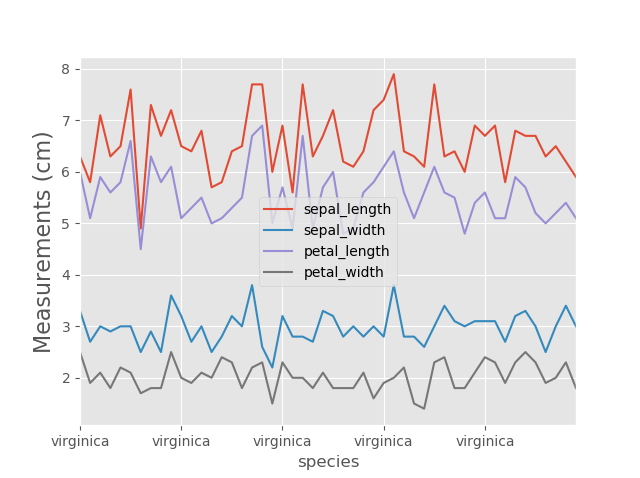

Recreate this plot in Python.
import pandas as pd
#imports pandas as pd

import matplotlib.pyplot as plt
#imports matplotlib as plt



data = pd.read_csv('https://raw.githubusercontent.com/uiuc-cse/data-fa14/gh-pages/data/iris.csv', index_col = 'species')
# read the data from the downloaded CSV file.

data.loc['virginica'].plot()
#data. is an operation that locates rows that virginica is found

plt.ylabel("Measurements (cm)", fontsize=16)
#labels the y axis of the plot as Measurements in cm and applies fontsize of 16

plot.show()
#thia function in atplotlib shows the plot
